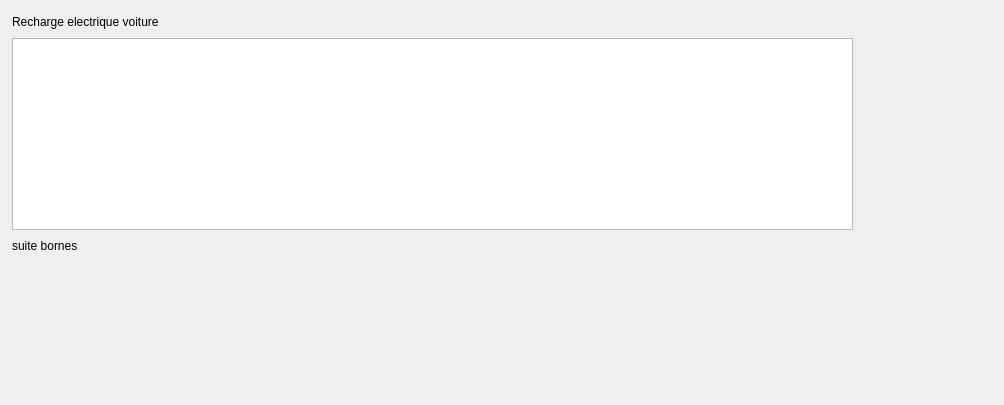
<?xml version="1.0" encoding="UTF-8"?>
<ui version="4.0">
 <class>RechargeVehicule</class>
 <widget class="QWidget" name="RechargeVehicule">
  <property name="geometry">
   <rect>
    <x>0</x>
    <y>0</y>
    <width>1004</width>
    <height>405</height>
   </rect>
  </property>
  <property name="windowTitle">
   <string>Form</string>
  </property>
  <widget class="QLabel" name="label_2">
   <property name="geometry">
    <rect>
     <x>12</x>
     <y>236</y>
     <width>791</width>
     <height>20</height>
    </rect>
   </property>
   <property name="text">
    <string>suite bornes</string>
   </property>
  </widget>
  <widget class="QLabel" name="label">
   <property name="geometry">
    <rect>
     <x>12</x>
     <y>12</y>
     <width>177</width>
     <height>20</height>
    </rect>
   </property>
   <property name="text">
    <string>Recharge electrique voiture</string>
   </property>
  </widget>
  <widget class="QTableWidget" name="tableWidget">
   <property name="geometry">
    <rect>
     <x>12</x>
     <y>38</y>
     <width>841</width>
     <height>192</height>
    </rect>
   </property>
  </widget>
 </widget>
 <resources/>
 <connections/>
</ui>
